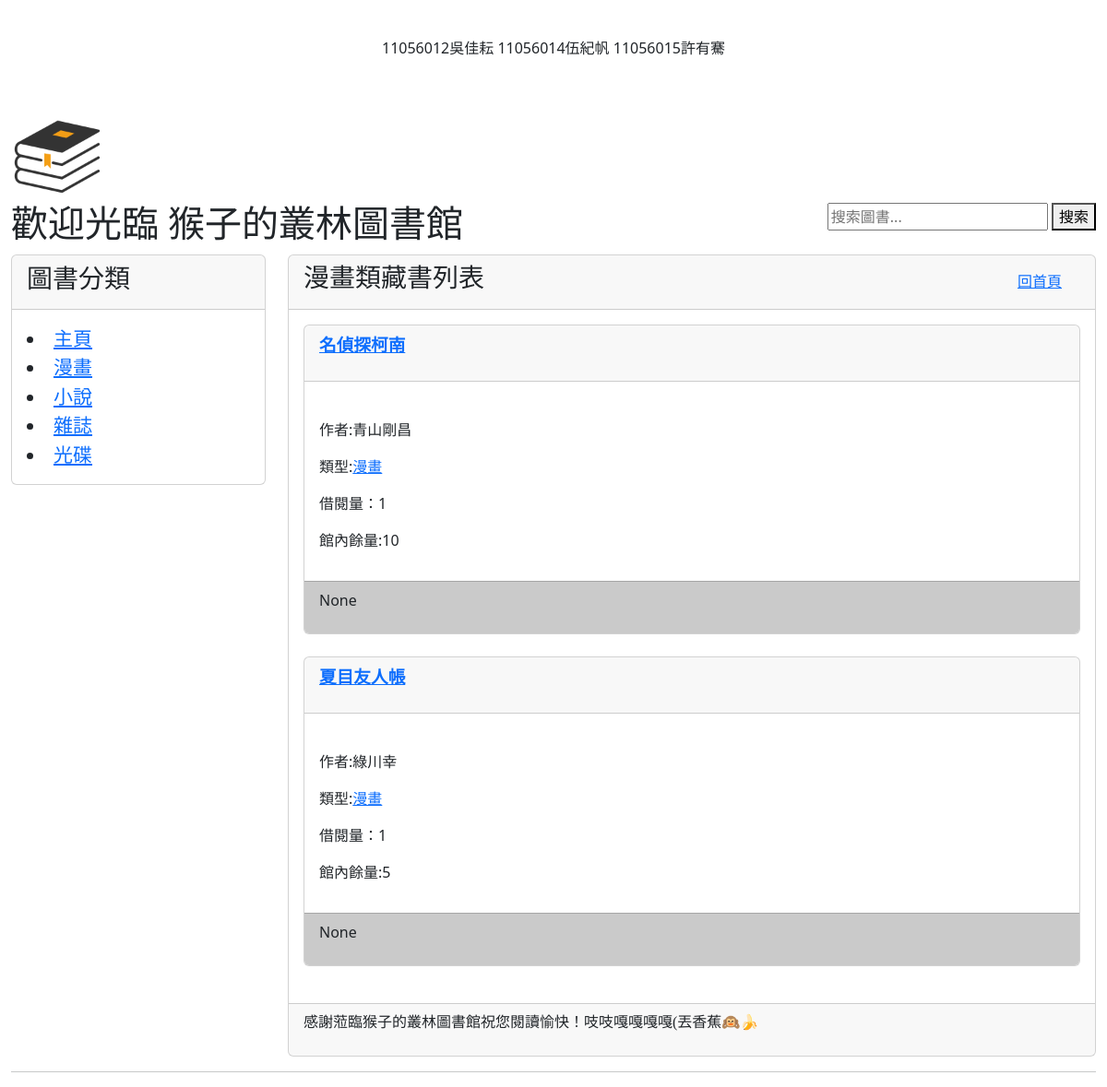
The app's page /category/1/, older data.
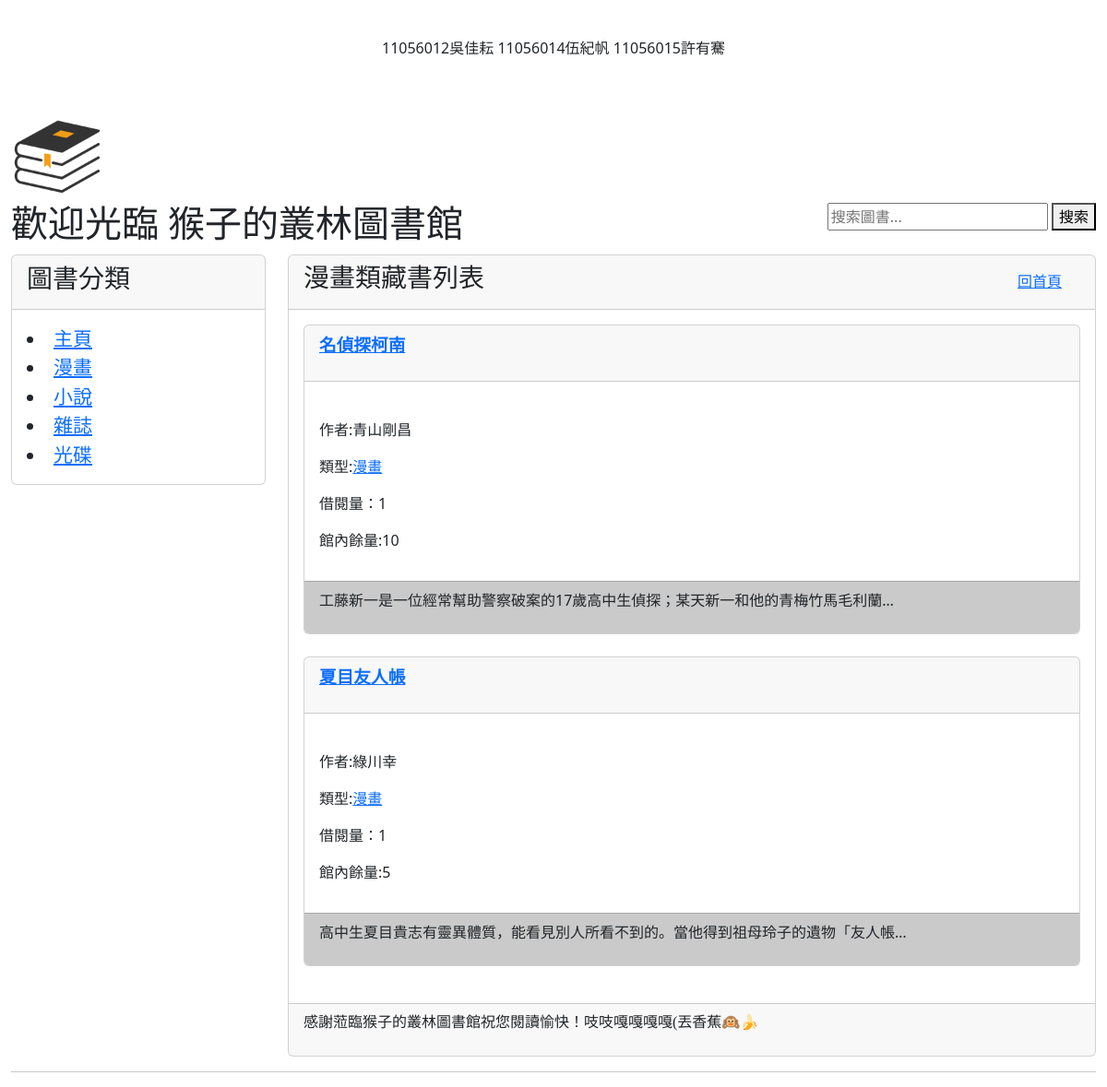
The same page, newer data.
### user_borrowAndReturn/models.py (models this page shows, shortened)
class Book(models.Model):
    title = models.CharField(max_length=200)
    author = models.CharField(max_length=100)
    cover = models.CharField(max_length=500)
    category = models.ForeignKey(Category, on_delete=models.CASCADE, null=True, blank=True)
    available_quantity = models.PositiveIntegerField()
    publication_date = models.DateField(null=True,blank=True)
    content=models.TextField(max_length=500,null=True,blank=True)

class Category(models.Model):
    name=models.CharField(max_length=100)
    def __str__(self):
        return self.name

### user_borrowAndReturn/views.py (the view)
# urls.py: path('category/<int:category_id>/',views.searchByCategory),
def searchByCategory(request, category_id):
    try:
        books=Book.objects.filter(category_id=category_id).annotate(borrow_count=Count('borrowingrecord')).order_by('-borrow_count', 'title')
        if books:
            category = books.first().category
            result=f"<h2>{category}</h2>"
            for book in books:
                result += f"<p>{book.title}</p> <p>作者:{book.author}</p> <p>館內餘量:{book.available_quantity}   借閱量：{book.borrow_count}</p><br>"
            return render(request, 'categoryPage.html', {'books':books,'category':category})
    except:
        return redirect('/')

### user_borrowAndReturn/templatetags/getAllCategoryForMenu.py (called while the page is built)
@register.simple_tag
def get_menu_categories():
    return Category.objects.all()

### templates/categoryPage.html (shortened to what this page needs)
{% extends "base.html" %}
{% block headmessage %}
<div style="display: flex;justify-content: space-between;align-items: center;">
    <h3 style='font-family:標楷體;'>{{ category }}類藏書列表</h3>
    <a style='font-family:微軟正黑體;margin-right: 20px;'href="/">回首頁</a>
</div>
{% endblock headmessage %}
{% block content %}
{% for book in books %}
<div class='card'>
    <div class='card-header'>
        <p style='font-family:微軟正黑體;font-size:14pt;font-weight:bold;'>
            <a href='/book/{{ book.id }}/'>{{ book.title }}</a>
        </p>
    </div>
    <br>
    <div class='card-body' style='background-color:#ffffff'>
        <p>作者:{{ book.author }}</p>
        <p>類型:<a href='/category/{{ book.category_id }}/'>{{ book.category }}</a></p>
        <p>借閱量：{{ book.borrow_count }}</p>
        <p>館內餘量:{{ book.available_quantity }}</p>
    </div>
    <div class='card-footer'  style='background-color:#cacaca'>
        <p>{{ book.content | truncatechars:40 }}</p>
    </div>
</div>
<br>
{% endfor %}
{% endblock content %}

Row changes from the older to the newer data that the page shows:
changed Book "名偵探柯南": content "None" → "工藤新一是一位經常幫助警察破案的17歲高中生偵探；某天新一和他的青梅竹馬毛利蘭…"
changed Book "夏目友人帳": content "None" → "高中生夏目貴志有靈異體質，能看見別人所看不到的。當他得到祖母玲子的遺物「友人帳…"
